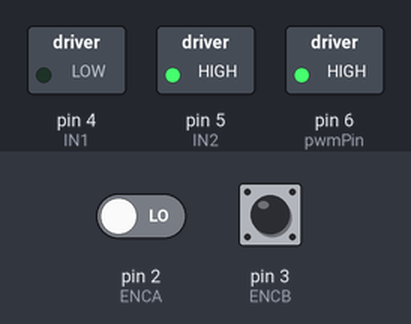
A sketch run on a simulated Arduino Uno, built with avr-gcc and run on an emulated ATmega328P. On the bench: switched loads named in the sketch (green lamp = pin HIGH). The test bench sets the inputs (shaded band); at power-on: pin 2 (ENCA) LOW, pin 3 (ENCB) HIGH. What the sketch prints to the serial monitor is not drawn.

Above: at 0.1 s.
Timing chart, 0 to 1.6 s (numbered marks = the images above):
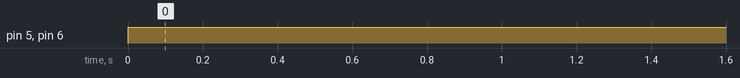

The sketch:

Encoder_motor.ino
```cpp
#define ENCA 2
#define ENCB 3
#define IN1 4
#define IN2 5
#define pwmPin 6

int pos = 0;
long prevT = 0;
float eprev = 0;
float eintegral = 0;

void setup() {
  pinMode(ENCA, INPUT);
  pinMode(ENCB, INPUT);
  pinMode(IN1, OUTPUT);
  pinMode(IN2, OUTPUT);
  pinMode(pwmPin, OUTPUT);
  Serial.begin(9600);
  attachInterrupt(digitalPinToInterrupt(ENCA), doEncoderA, CHANGE);
  attachInterrupt(digitalPinToInterrupt(ENCB), doEncoderB, CHANGE);

}

void loop() {
  //int encA = digitalRead(ENCA);
  //int encB = digitalRead(ENCB);

  //Serial.print("Encoder A =");
  //Serial.println(encA);
  //Serial.print("Encoder B =");
  //Serial.println(encB);

 // Serial.println(pos);
 int goalpos = 1000;
 float kp = 1;
 float kd = 0.299;
 float ki = 0.0;

 long currT = micros();
 float deltaT = ((float)(currT - prevT)/(1.0e6));
 prevT = currT;

 int e = pos - goalpos;
 float dedt = (e - eprev)/(deltaT);
 eintegral = eintegral + (e*deltaT);

 float u = kp*e + kd*dedt + ki*eintegral;

 int pwr = fabs(u);
  if (pwr>255){
    pwr = 255;
    }
 int dir = 1;
 if (u<0){
   dir = -1;
  }

  setMotor(dir, pwr, pwmPin, IN1, IN2);

  eprev = e;
 Serial.println(pwr);
 Serial.println(pos);
}

void setMotor(int dir, int pwmVal, int pwm, int in1, int in2){
  analogWrite(pwm, pwmVal);
  if (dir == 1){
    digitalWrite(in1, HIGH);
    digitalWrite(in2, LOW);
    }
  else if (dir == -1){
    digitalWrite(in1, LOW);
    digitalWrite(in2, HIGH);
  }
  else {
    digitalWrite(in1, LOW);
    digitalWrite(in2, LOW);
    }
}
void doEncoderA(){

  // look for a low-to-high on channel A
  if (digitalRead(ENCA) == HIGH) {
    // check channel B to see which way encoder is turning
    if (digitalRead(ENCB) == LOW) {
      pos = pos + 1;         // CW
    }
    else {
      pos = pos - 1;         // CCW
    }
  }
  else   // must be a high-to-low edge on channel A
  {
    // check channel B to see which way encoder is turning
    if (digitalRead(ENCB) == HIGH) {
      pos = pos + 1;          // CW
    }
    else {
      pos = pos - 1;          // CCW
    }
  }

}

void doEncoderB(){

  // look for a low-to-high on channel B
  if (digitalRead(ENCB) == HIGH) {
   // check channel A to see which way encoder is turning
    if (digitalRead(ENCA) == HIGH) {
      pos = pos + 1;         // CW
    }
    else {
      pos = pos - 1;         // CCW
    }
  }
  // Look for a high-to-low on channel B
  else {
    // check channel B to see which way encoder is turning
    if (digitalRead(ENCA) == LOW) {
      pos = pos + 1;          // CW
    }
    else {
      pos = pos - 1;          // CCW
    }
  }


}
```

Measured:
- by itself, pin 5 (IN2), pin 6 (pwmPin): LOW → HIGH at 0.00 s
